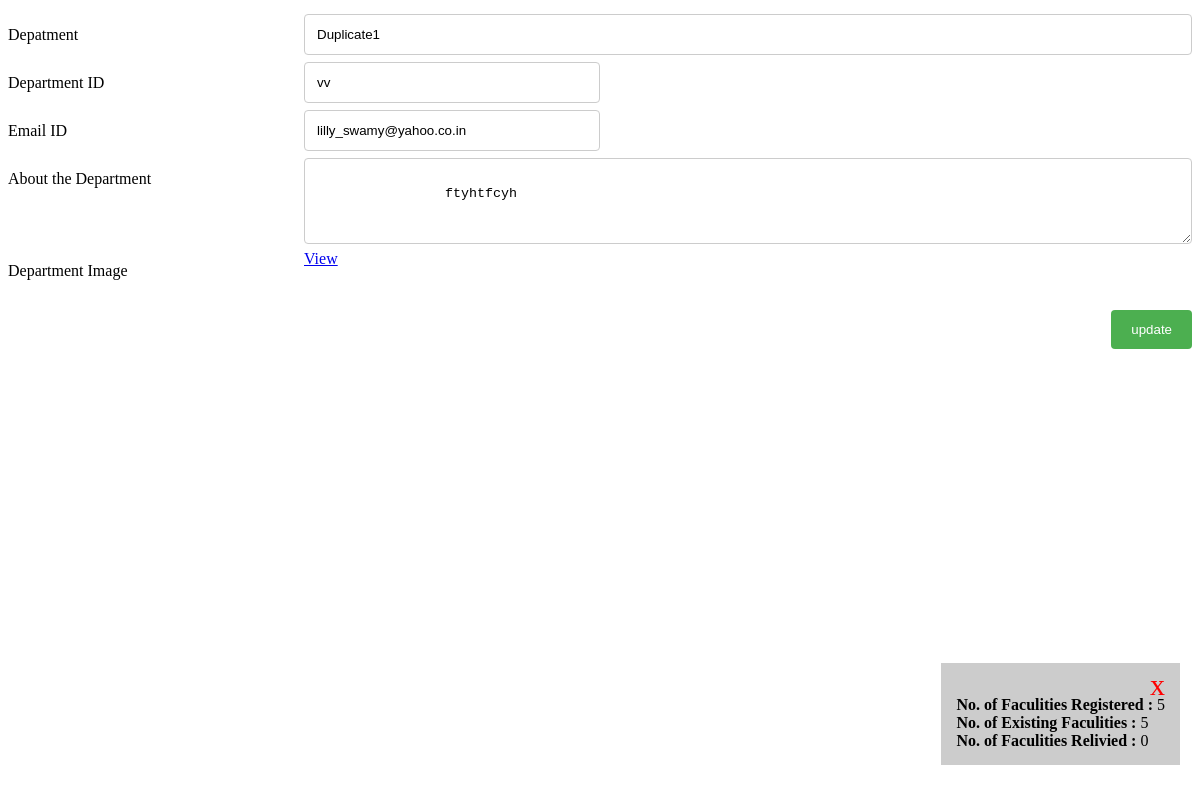
The page /admin/department/dept_update.php?id=54 on the database its author committed.
### tables this page shows
CREATE TABLE `dept` (
  `id` int(30) NOT NULL,
  `dept` varchar(50) NOT NULL,
  `deptid` varchar(30) NOT NULL,
  `email` varchar(50) NOT NULL,
  `username` varchar(10) NOT NULL,
  `password` varchar(10) NOT NULL,
  `otp` varchar(10) NOT NULL,
  `create_at` datetime NOT NULL,
  `is_expired` int(11) NOT NULL,
  `about` varchar(3000) NOT NULL,
  `image` varchar(100) NOT NULL,
  `memberkey` int(3) NOT NULL,
  `funprokey` int(3) NOT NULL,
  `pattkey` int(3) NOT NULL,
  `respkey` int(3) NOT NULL,
  `collegekey` int(3) NOT NULL,
  `polikey` int(3) NOT NULL,
  `schokey` int(3) NOT NULL,
  `indukey` int(3) NOT NULL,
  `otkey` int(3) NOT NULL,
  `attenkey` int(3) NOT NULL,
  `orgakey` int(3) NOT NULL,
  `gueskey` int(3) NOT NULL,
  `connkey` int(3) NOT NULL,
  `bookkey` int(3) NOT NULL,
  `jrnlkey` int(3) NOT NULL,
  `awakey` int(3) DEFAULT NULL,
  `orgkey` int(3) DEFAULT NULL
);

### admin/department/dept_update.php (the view, shortened to what this page needs)
<?php
include("../../conn/config.php");
$id =$_GET['id'];
?>
<html>
<?php
$sql="SELECT * FROM dept WHERE id='" . $id. "'";
$result=mysqli_query($con,$sql);
    while($row = $result->fetch_assoc()) {
		?>
<div class="container">
  <form action="dept2.php" method="post" enctype="multipart/form-data">
	 <div class="row">
      <div class="col-25">
        <label for="fname">Depatment</label>
      </div>
	<div class="col-75">
        <input type="text" value="<?php echo $row["dept"]; ?>" readonly>
      </div>
    </div>
	 <div class="row">
      <div class="col-25">
        <label for="fname">Department ID</label>
      </div>
      <div class="col-25">
	 <input type="text" id="deptid" name="deptid"  value="<?php echo $row["deptid"]; ?>" readonly>
	</div>
	</div>
	   <div class="row">
      <div class="col-25">
        <label for="fname">Email ID</label>
      </div>
      <div class="col-25">
	 <input type="text" id="email" name="email" value="<?php echo $row["email"]; ?>">
	</div>
	</div>
	   <div class="row">
      <div class="col-25">
        <label for="fname">About the Department</label>
      </div>
      <div class="col-75">
	  <textarea rows="4" cols="25" name="about" id="about">
	<?php echo $row["about"]; ?>
	</textarea>
	</div>
	</div>
    <div class="row">
      <div class="col-25">
        <label for="fname">Department Image</label>
      </div>
      <div class="col-25">
	         <a href="../../gallery/dept/<?php echo $row['image']; ?>" target="_blank">View</a>
	  </div>
	</div>
	 <div class="row">
      <br>
    </div>
    <div class="row">
      <input type="submit" value="update">
    </div>
  </form>
</div>
<?php
$deptid=$row["deptid"];
$relive=0;
$aaa=$deptid."_fac";
$sql1="SELECT * FROM `$aaa`";
$result1=mysqli_query($con,$sql1);
$fac=$result1->num_rows;
$exist=$fac-$relive;
?>
<div class="callout">
  <span class="closebtn" onclick="this.parentElement.style.display='none';">x</span>
  <div class="callout-container">
  <?php
echo"<br><b>No. of Faculities Registered  : </b>".$fac."<br>";
echo"<b>No. of Existing Faculities    : </b>".$exist."<br>";
echo"<b>No. of Faculities Relivied    : </b>".$relive."<br>";
?>
 </div>
</div>
<?php
	}
?>
</html>

### admin/department/dept_update.php (style rules this page uses)
* { box-sizing: border-box; }
input[type=text],[type=password], select, textarea { width: 100%; padding: 12px; border: 1px solid #ccc; border-radius: 4px; resize: vertical; }
label { padding: 12px 12px 12px 0; display: inline-block; }
input[type=submit] { background-color: #4CAF50; color: white; padding: 12px 20px; border: none; border-radius: 4px; cursor: pointer; float: right; }
.col-25 { float: left; width: 25%; margin-top: 6px; }
.col-75 { float: left; width: 75%; margin-top: 6px; }
.row:after { content: ""; display: table; clear: both; }
.callout { position: fixed; bottom: 35px; right: 20px; margin-left: 20px; max-width: 300px; }
.callout-container { padding: 15px; background-color: #ccc; color: black }
.closebtn { position: absolute; top: 5px; right: 15px; color: red; font-size: 30px; cursor: pointer; }

### rows shown on the page
dept: dept "Duplicate1", deptid "vv", email "lilly_swamy@yahoo.co.in", about "ftyhtfcyh", fac "5", exist "5", relive "0"
